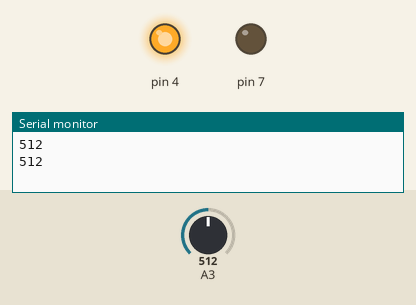
This sketch was run on a simulated Arduino Uno, built with avr-gcc and run on an emulated ATmega328P. Parts: output pins drawn as LEDs (lit = HIGH), the last lines printed to the serial monitor. The test bench sets the inputs (shaded band); at power-on: A3 = 512.

Above: at 2.8 s.
2.9 s: A3 set to 939
7.2 s: A3 set to 965
At 10.4 s:
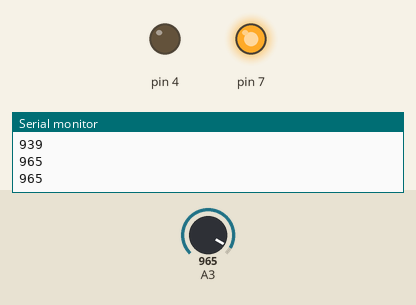
11.5 s: A3 set to 940
At 14.6 s:
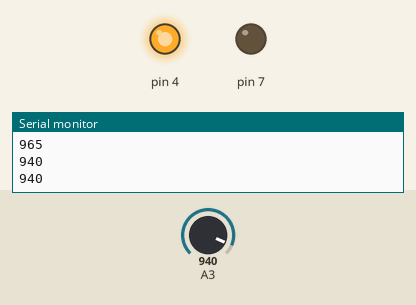
15.5 s: A3 set to 960
At 18.9 s:
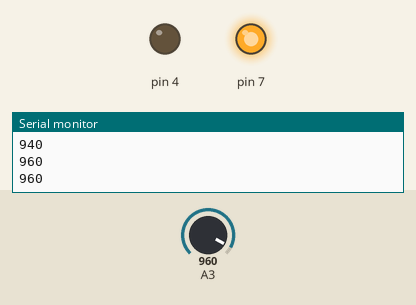
Timing chart, 0 to 20.4 s (numbered marks = the images above; inputs shaded):
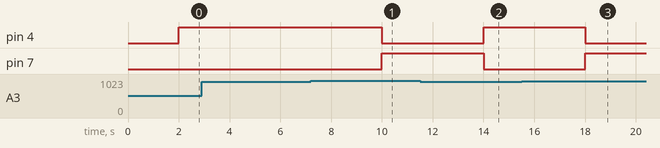

The sketch:

IOT_LAB_19_07_2023_WATER_LEVEL_SENSOR.ino
```cpp
void setup() {
  // put your setup code here, to run once:
pinMode(4,OUTPUT);
pinMode(7,OUTPUT);
Serial.begin(9600);
}

void loop() {
  // put your main code here, to run repeatedly:
  int data = analogRead(A3);
Serial.println(data);
delay(2000);
if(data<=950)
{
  digitalWrite(4,HIGH);
  digitalWrite(7,LOW);
}
else
{
digitalWrite(4,LOW);
digitalWrite(7,HIGH);
}
}
```

Measured:
- the behaviour switches between 950 and 951 on A3 (found by bisection; images 0 and 1)
- after the input at 7.2 s, pin 4: HIGH → LOW after 2.8 s; pin 7: LOW → HIGH after 2.8 s
- after the input at 11.5 s, pin 4: LOW → HIGH after 2.5 s; pin 7: HIGH → LOW after 2.5 s
- after the input at 15.5 s, pin 4: HIGH → LOW after 2.5 s; pin 7: LOW → HIGH after 2.5 s
